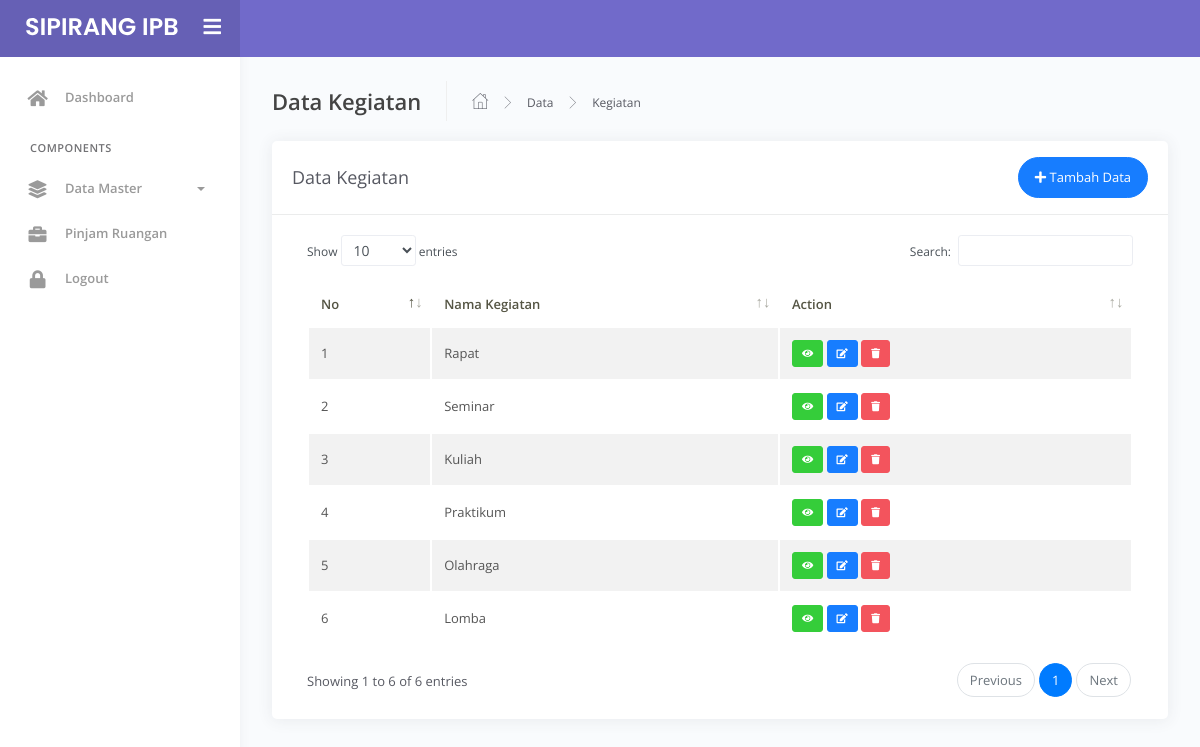
/admin/index.php?view=datakegiatan, run on the app's committed database.
### tables this page shows
CREATE TABLE `kegiatan` (
  `id_kegiatan` int(11) NOT NULL,
  `jenis_kegiatan` varchar(25) NOT NULL
);

### admin/master/kegiatan/datakegiatan.php (the view, shortened to what this page needs)
<div class="main-panel">
			<div class="content">
				<div class="page-inner">
					<div class="page-header">
						<h4 class="page-title">Data Kegiatan</h4>
						<ul class="breadcrumbs">
							<li class="nav-home">
								<a href="#">
									<i class="flaticon-home"></i>
								</a>
							</li>
							<li class="separator">
								<i class="flaticon-right-arrow"></i>
							</li>
							<li class="nav-item">
								<a href="#">Data</a>
							</li>
							<li class="separator">
								<i class="flaticon-right-arrow"></i>
							</li>
							<li class="nav-item">
								<a href="#">Kegiatan</a>
							</li>
						</ul>
					</div>
					<div class="row">
						<div class="col-md-12">
							<div class="card">
								<div class="card-header">
									<div class="d-flex align-items-center">
										<h4 class="card-title">Data Kegiatan</h4>
										<button class="btn btn-primary btn-round ml-auto" data-toggle="modal" data-target="#modalAddKegiatan">
											<i class="fa fa-plus"></i>
											Tambah Data
										</button>
									</div>
								</div>
								<div class="card-body">
									<div class="table-responsive">
										<table id="add-row" class="display table table-striped table-hover" >
											<thead>
												<tr>
													<th>No</th>
													<th>Nama Kegiatan</th>
													<th>Action</th>
												</tr>
											</thead>
											<tbody>
												<?php
													$no = 1;
													$query = mysqli_query($conn,'SELECT * FROM kegiatan');
													while ($kegiatan = mysqli_fetch_array($query)) {
												?>
												<tr>
													<td><?php echo $no++ ?></td>
													<td><?php echo $kegiatan['jenis_kegiatan'] ?></td>
													<td>
														<a href="#modalDetailKegiatan<?php echo $kegiatan['id_kegiatan'] ?>"  data-toggle="modal" title="Detail" class="btn btn-xs btn-success"><i class="fa fa-eye"></i></a>
														<a href="#modalEditKegiatan<?php echo $kegiatan['id_kegiatan'] ?>"  data-toggle="modal" title="Edit" class="btn btn-xs btn-primary"><i class="fa fa-edit"></i></a>
														<a href="#modalHapusKegiatan<?php echo $kegiatan['id_kegiatan'] ?>"  data-toggle="modal" title="Hapus" class="btn btn-xs btn-danger"><i class="fa fa-trash"></i></a>
													</td>
												</tr>
											<?php } ?>
											</tbody>
										</table>
									</div>
								</div>
							</div>
						</div>
					</div>
				</div>
			</div>
		</div>

### data on the page
kegiatan: jenis_kegiatan "Rapat"
kegiatan: jenis_kegiatan "Seminar"
kegiatan: jenis_kegiatan "Kuliah"
kegiatan: jenis_kegiatan "Praktikum"
kegiatan: jenis_kegiatan "Olahraga"
kegiatan: jenis_kegiatan "Lomba"
